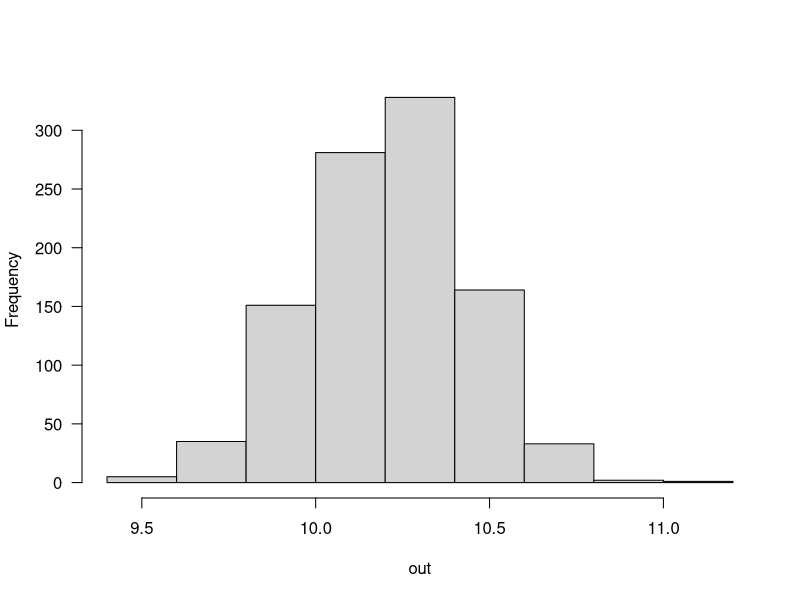

The R script that drew this image:
# Bootstrapping is a common resampling technique used to assess uncertainty in variables. This can be
# especially relevant when the variable of interest is already a summary of a statistical population, such as a
# coefficient of variation (CV). As a first example, we will use bootstrapping to obtain the standard error of
# the mean, which we have already seen is given theoretically by SE= Var/n= SD/√n.
# To ensure reproducibility of the results (i.e. that we will get the same result every time, even when we work
# on different computers), we set the “seed” of the random number generator using the set.seed() function.
set.seed(1)
x = rnorm(50, 10, 2)
se_x = sqrt(var(x)/length(x))

# We will do a non-parametric bootstrap, where we resample the data many times. For each resampling, we
# maintain the original sample size (here 50), but we draw from the data with replacement, so that by chance
# some values will be sampled several times and others not at all. Before running the for-loop, we have to
# define the variable (here called out) that we will use to store the results for each iteration of our loop.

out = NULL
for(i in 1:1000){
  sample = sample(x, replace=TRUE)
  out[i] = mean(sample)
}
mean(x)

# The variable out now contains what we can call the sampling distribution of the mean of x. The standard
# deviation of the sampling distribution gives an approximation of the standard error (and this is very different
# from the standard deviation of the original data!).
mean(out)
hist(out, las=1, main="")
sd(out)#≈ to se_x=0.235
quantile(out, c(0.025, 0.975))


# Recall that we could also have obtained an approximation of the 95% confidence interval as ±1.96SE. This
# follows from the properties of the standard normal distribution (with a mean of zero and a variance of one),
# for which the 2.5 and 97.5 percentiles falls ~1.96 standard deviations from the mean. The quantiles of the
# standard normal distribution are available in R through the qnorm function. The same is true for other
# probability distributions, e.g. qbinom for the binomial distribution etc.
qnorm(c(0.025, 0.975))

mean(x)- 1.96*se_x
mean(x)+ 1.96*se_x
